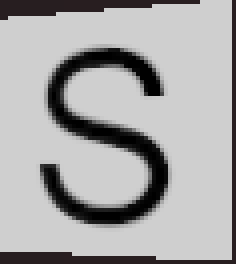
#> input picture Imagenes/TestVictimS.png, 59 x 66 px (shown 4 times larger); its folder holds only this picture in this run
$ python -i sabado_4.py   (imports and definitions only)
#> lines starting #> are read from the running program, lines starting #| are printed output that depends on the picture; after the words box and inside, x2 and y2 are one past the last pixel; in counts of white or black regions, pixels touching at a corner belong together
#> further down, picture is the input picture: shape (66, 59, 3); mean B, G, R 167.3, 167.1, 167.9
import math
from controller import Robot
from controller import Motor
from controller import PositionSensor
import numpy as np
import cv2 as cv
from controller import Robot, DistanceSensor, GPS, Camera, Receiver, Emitter
import random
import time
import struct

# [1 line that did not run here, left out]
timeStep = 32   # timeStep = numero de milisegundos entre actualizaciones mundiales (del mundo)
tile_size = 0.12 # Tamaño de casilla
angulo_actual = 0
tiempo_anterior = 0
media_baldoza = 0.06
speed = 6.28
# [3 lines not run here, left out]
# Distance sensor initialization
# [1 line that did not run here, left out]
# [1 line not run here, left out]
maxima_distancia = 0.4

# Motor initialization
# [1 line that did not run here, left out]
# [1 line that did not run here, left out]
# [2 lines not run here, left out]

# Camera initialization
# [1 line that did not run here, left out]
# [1 line not run here, left out]
# [1 line that did not run here, left out]
# [1 line not run here, left out]
# [1 line that did not run here, left out]
# [1 line not run here, left out]

# Gyroscope initialization
# [1 line that did not run here, left out]
# [1 line not run here, left out]

#Gps initialization
# [1 line that did not run here, left out]
# [2 lines not run here, left out]
# [1 line that did not run here, left out]
# [1 line that did not run here, left out]
offset_xy = [0, 2]
x = 0
y = 0
# [1 line not run here, left out]
lista_victim = []
# [1 line not run here, left out]

# Color sensor initialization
# [1 line that did not run here, left out]
# [1 line not run here, left out]

# Emitter and Receiver initialization
# [1 line that did not run here, left out]
# [1 line that did not run here, left out]
# [1 line not run here, left out]

# Message Sending
# [5 lines left out: function SendMessage, not called in this run]

# Util Functions
def avanzar(vel):
    ruedaIzquierda.setVelocity(vel)
    ruedaDerecha.setVelocity(vel)

def girar(vel):
    ruedaIzquierda.setVelocity(-vel)
    ruedaDerecha.setVelocity(vel)

# [24 lines left out: function rotar, not called in this run]

def classifyVictim(img):
    finalLetter = ' '
    try:
        # cv.imshow("imagen normal", img)
        img = cv.resize(img, (100, 100))
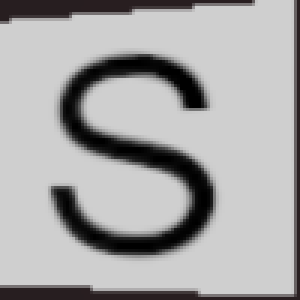
#> img: shape (100, 100, 3) (shown 3 times larger); mean of channels 0, 1, 2 167.4, 167.2, 168; drawn as B, G, R
        # cv.imshow("imagen redimensionada", img)
        gray = cv.cvtColor(img, cv.COLOR_BGR2GRAY)
        #cv.imshow("imagen escala grises", gray)
        thresh1 = cv.threshold(gray, 100, 255, cv.THRESH_BINARY_INV)[1]
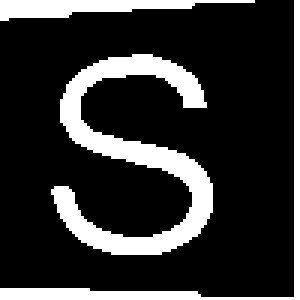
#> thresh1: shape (100, 100) (shown 3 times larger); 20% white; 3 white regions
        # cv.imshow("imagen tresh", thresh1)
        conts, h = cv.findContours(thresh1, cv.RETR_TREE, cv.CHAIN_APPROX_SIMPLE)
#> conts = 3 contours; box (x1, y1, x2, y2) and area: (17, 18, 71, 85) 1058, (0, 0, 100, 100) 261, (0, 0, 85, 7) 220; h = [[1, -1, -1, -1], [2, 0, -1, -1], [-1, 1, -1, -1]]
        x, y, w, h = cv.boundingRect(conts[0])
#> x = 17; y = 18; w = 54; h = 67
        try:
            x, y, w, h = cv.boundingRect(conts[1])
#> x = 0; y = 0; w = 100; h = 100
        except:
            pass
        # print(thresh1.shape[0])
        cv.rectangle(img, (x, y), (x + w, y + h), (0, 0, 255), thickness=1)
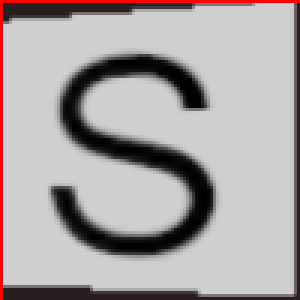
#> img: shape (100, 100, 3) (shown 3 times larger); 1.99% of pixels changed, all inside (x1, y1, x2, y2) = (0, 0, 100, 100); drawn as B, G, R
        # cv.imshow("Rectangle", img)
        letter = thresh1[y:y + h, x:x + w]
        letter = cv.resize(letter, (100, 100), interpolation=cv.INTER_AREA)
        #letterColor = cv.cvtColor(letter, cv.COLOR_GRAY2BGR)
        areaWidth = 20
        areaHeight = 30
        areas = {
            "top": ((0, areaHeight), (50 - areaWidth // 2, 50 + areaWidth // 2)),
            "middle": ((50 - areaHeight // 2, 50 + areaHeight // 2), (50 - areaWidth // 2, 50 + areaWidth // 2)),
            "bottom": ((100 - areaHeight, 100), (50 - areaWidth // 2, 50 + areaWidth // 2))
        }
        images = {
            "top": letter[areas["top"][0][0]:areas["top"][0][1], areas["top"][1][0]:areas["top"][1][1]],
            "middle": letter[areas["middle"][0][0]:areas["middle"][0][1], areas["middle"][1][0]:areas["middle"][1][1]],
            "bottom": letter[areas["bottom"][0][0]:areas["bottom"][0][1], areas["bottom"][1][0]:areas["bottom"][1][1]]
        }
        #cv.rectangle(letterColor,(areas["top"][1][0], areas["top"][0][0]), (areas["top"][1][1], areas["top"][0][1]), (0, 255, 0), 1)
        #cv.rectangle(letterColor, (areas["middle"][1][0], areas["middle"][0][0]), (areas["middle"][1][1], areas["middle"][0][1]), (0, 0, 255), 1)
        #cv.rectangle(letterColor,(areas["bottom"][1][0], areas["bottom"][0][0]), (areas["bottom"][1][1], areas["bottom"][0][1]), (225, 0, 255), 1)
        counts = {}
        acceptanceThreshold = 50
        for key in images.keys():
            count = 0
            for row in images[key]:
                for pixel in row:
                    if pixel == 255:
                        count += 1
            counts[key] = count > acceptanceThreshold
#> this loop made 3 passes
#> after the loop, counts = {'top': True, 'middle': True, 'bottom': True}
        letters = {
            "H": {'top': False, 'middle': True, 'bottom': False},
            "S": {'top': True, 'middle': True, 'bottom': True},
            "U": {'top': False, 'middle': False, 'bottom': True}
        }
        for letterKey in letters.keys():
            if counts == letters[letterKey]:
                finalLetter = letterKey
                break
        return finalLetter
    except:
        pass
    return finalLetter


# [46 lines left out: functions posicion, detectVisualSimple, type_floor, speeds_per_floor, not called in this run]

# Main Code
estado = 'avanzar_libre'
# [156 lines not run here, left out]

>>> import cv2
>>> picture = cv2.imread('../Imagenes/TestVictimS.png')
>>> result = classifyVictim(picture)
#> result = 'S'
